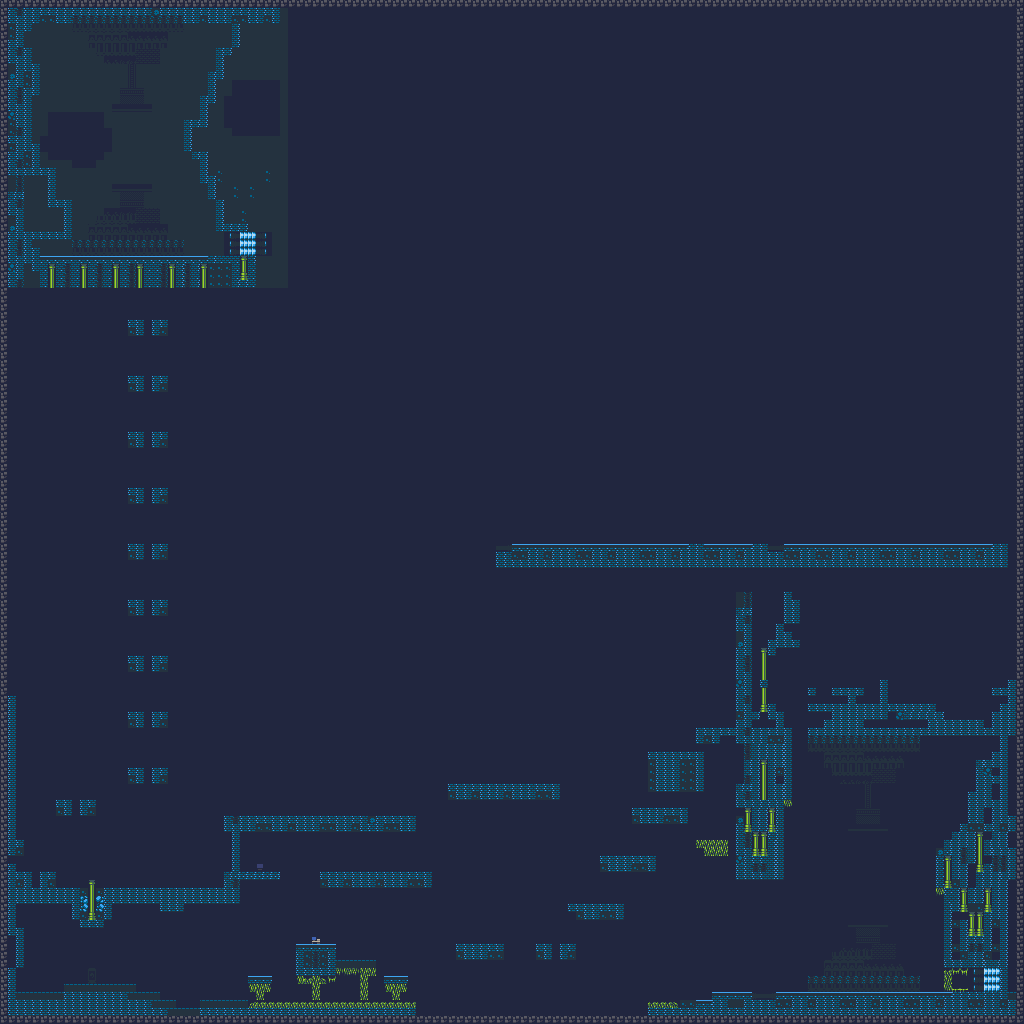

This game map was drawn from its Tiled (.tmx) file and the tilesets committed beside it. A one-line description and the trimmed map source follow:
An orthogonal 128x128 tile map with 8x8 px tiles, 3 tile layers (bbg, bg, mg), 4 tilesets and 3 objects (2x Spawner, Player).

<map version="1.2" tiledversion="1.2.1" orientation="orthogonal" renderorder="right-down" width="128" height="128" tilewidth="8" tileheight="8" infinite="0" backgroundcolor="#21263f" nextlayerid="5" nextobjectid="6">
 <tileset firstgid="1" source="../assets/tsx/galletcity_tiles.tsx" />
 <tileset firstgid="169" source="../assets/tsx/cavesofgallet_tiles.tsx" />
 <tileset firstgid="265" source="../assets/tsx/bw_tiles.tsx" />
 <tileset firstgid="329" source="../assets/tsx/metroid_tiles.tsx" />
 <layer id="4" name="bbg" width="128" height="128">
  <data>[16384 cells, 0 non-empty, 0 distinct tile ids]</data>
 </layer>
 <layer id="3" name="bg" width="128" height="128">
  <data>[16384 cells, 0 non-empty, 0 distinct tile ids]</data>
 </layer>
 <layer id="1" name="mg" width="128" height="128">
  <properties>
   <property name="collidable" value="true" />
  </properties>
  <data>[16384 cells, 3189 non-empty, 51 distinct tile ids]</data>
 </layer>
 <objectgroup id="2" name="objects">
  <object id="2" type="Spawner" x="936.75" y="492.708" width="33.25" height="29.625" />
  <object id="3" type="Spawner" x="77" y="931.625" width="31.25" height="31.125" />
  <object id="4" type="Player" x="865.909" y="897.182" width="7.63636" height="14.1818" />
 </objectgroup>
</map>
